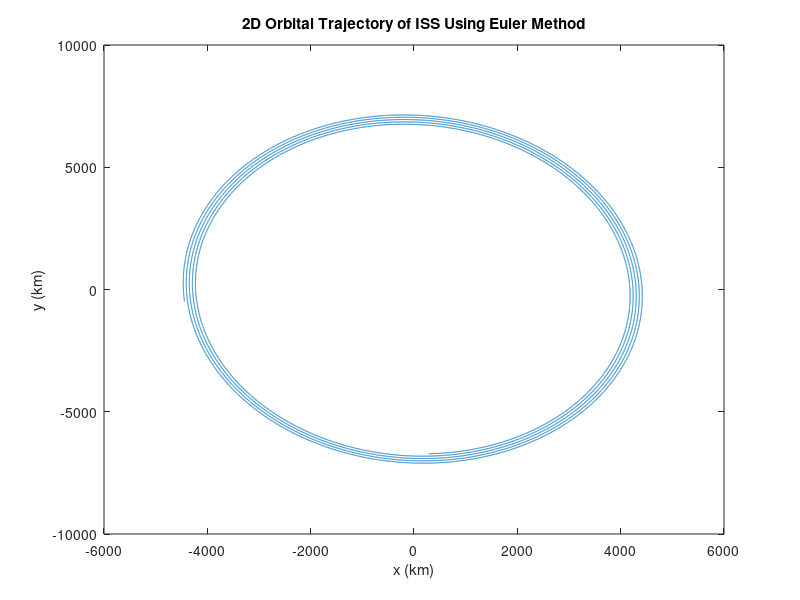
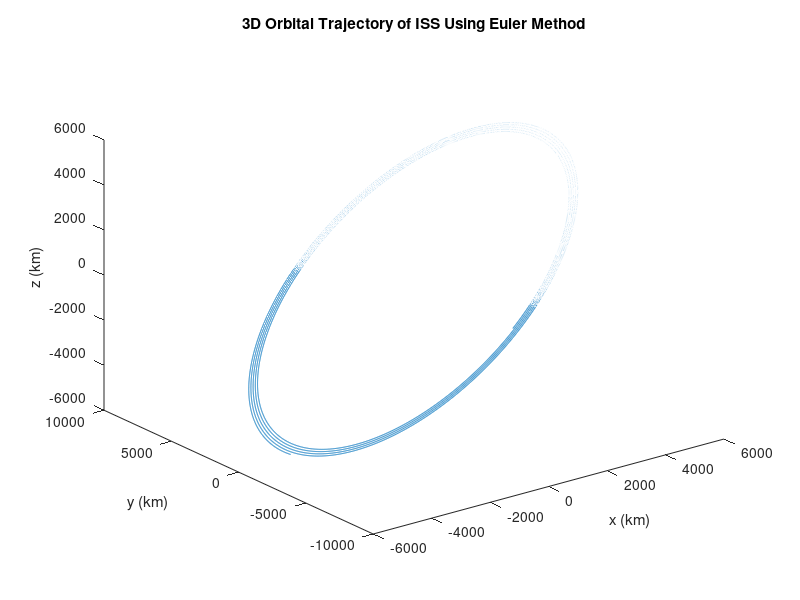
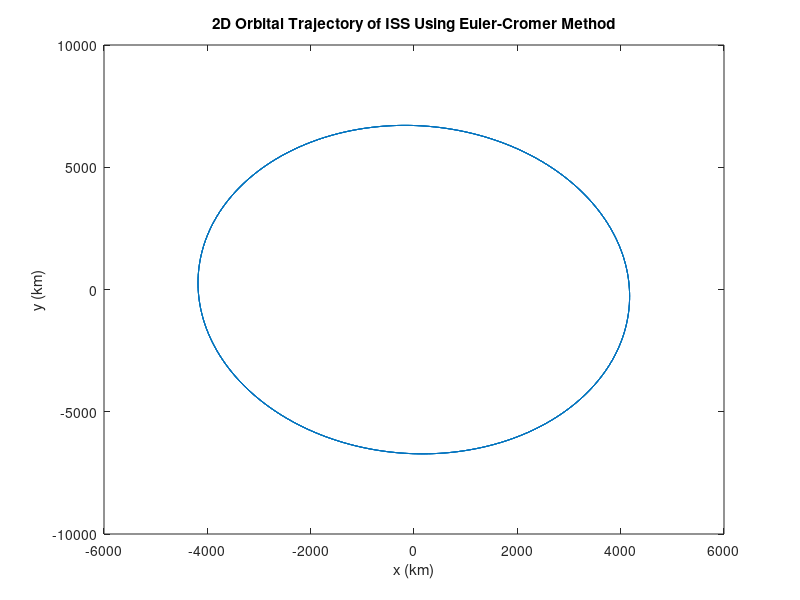
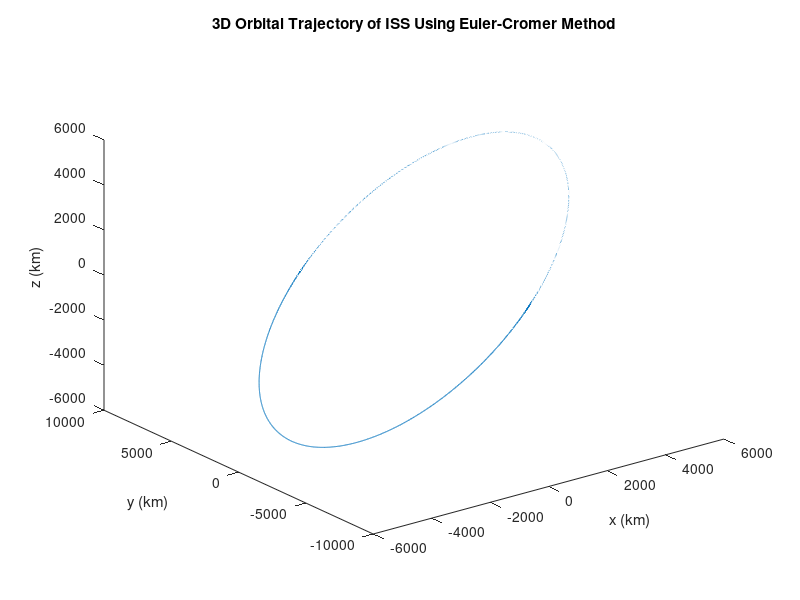

The MATLAB script that drew these images, in order: (Note: this script raises an error after producing the figures.)
%Simulating Orbital Trajectory of ISS
%ENGPHYS 3NM4 - Final Project

%% Simple Two-Body Orbit - Euler's Method
close;
clear;
clc;
format long

G = 6.67408e-11;
me = 5.9722e24;

mu = G*me/1e9; %km^3/s^2

%Initial Values
x0 = 287.6240;
y0 = -6718.3;
z0 = 14.5677;

vx0 = 4.7718;
vy0 = 0.2202;
vz0 = 6.0350;

r = @(x,y,z) sqrt(x^2+y^2+z^2);
r0 = r(x0,y0,z0);

%Orbital Paramters
a = 6720.32608;
T = (2*pi*a^(3/2))/sqrt(mu); %period
h = 1; %time step
t = [0:h:5*T];
n = length(t);



%Differential Equation 
fx = @(vx) vx;
gx = @(x,y,z) (-mu*x)/r(x,y,z)^3;

fy = @(vy) vy;
gy = @(x,y,z) (-mu*y)/r(x,y,z)^3;

fz = @(vz) vz;
gz = @(x,y,z) (-mu*z)/r(x,y,z)^3;


%Euler's Method
x_eu = zeros(1,n);
vx_eu = zeros(1,n);
y_eu = zeros(1,n);
vy_eu = zeros(1,n);
z_eu = zeros(1,n);
vz_eu = zeros(1,n);

x_eu(1) = x0;
vx_eu(1) = vx0;
y_eu(1) = y0;
vy_eu(1) = vy0;
z_eu(1) = z0;
vz_eu(1) = vz0;

for i = 1:n-1
    vx_eu(i+1) = vx_eu(i) + gx(x_eu(i),y_eu(i),z_eu(i))*h;
    x_eu(i+1) = x_eu(i) + fx(vx_eu(i))*h;

    vy_eu(i+1) = vy_eu(i) + gy(x_eu(i),y_eu(i),z_eu(i))*h;
    y_eu(i+1) = y_eu(i) + fy(vy_eu(i))*h;

    vz_eu(i+1) = vz_eu(i) + gz(x_eu(i),y_eu(i),z_eu(i))*h;
    z_eu(i+1) = z_eu(i) + fz(vz_eu(i))*h;
end


figure(1)
eutwo = plot(x_eu,y_eu);
xlabel('x (km)');
ylabel('y (km)');
title('2D Orbital Trajectory of ISS Using Euler Method');

figure(2)
euthree = plot3(x_eu,y_eu,z_eu);
xlabel('x (km)');
ylabel('y (km)');
zlabel('z (km)');
title('3D Orbital Trajectory of ISS Using Euler Method');

%Euler-Cromer Method
x_ec = zeros(1,n);
vx_ec = zeros(1,n);
y_ec = zeros(1,n);
vy_ec = zeros(1,n);
z_ec = zeros(1,n);
vz_ec = zeros(1,n);

x_ec(1) = x0;
vx_ec(1) = vx0;
y_ec(1) = y0;
vy_ec(1) = vy0;
z_ec(1) = z0;
vz_ec(1) = vz0;

for i = 1:n-1
    vx_ec(i+1) = vx_ec(i) + gx(x_ec(i),y_ec(i),z_ec(i))*h;
    x_ec(i+1) = x_ec(i) + fx(vx_ec(i+1))*h;

    vy_ec(i+1) = vy_ec(i) + gy(x_ec(i),y_ec(i),z_ec(i))*h;
    y_ec(i+1) = y_ec(i) + fy(vy_ec(i+1))*h;

    vz_ec(i+1) = vz_ec(i) + gz(x_ec(i),y_ec(i),z_ec(i))*h;
    z_ec(i+1) = z_ec(i) + fz(vz_ec(i+1))*h;
end

figure(3)
ectwo = plot(x_ec,y_ec);
xlabel('x (km)');
ylabel('y (km)');
title('2D Orbital Trajectory of ISS Using Euler-Cromer Method');

figure(4)
ecthree = plot3(x_ec,y_ec,z_ec);
xlabel('x (km)');
ylabel('y (km)');
zlabel('z (km)');
title('3D Orbital Trajectory of ISS Using Euler-Cromer Method');


%Runge Kutta Method
x_rk = zeros(1,n);
vx_rk = zeros(1,n);
y_rk = zeros(1,n);
vy_rk = zeros(1,n);
z_rk = zeros(1,n);
vz_rk = zeros(1,n);

x_rk(1) = x0;
vx_rk(1) = vx0;
y_rk(1) = y0;
vy_rk(1) = vy0;
z_rk(1) = z0;
vz_rk(1) = vz0;

for i = 1:n-1
    k1x = fx(vx_rk(i));
    k1vx = gx(x_rk(i), y_rk(i), z_rk(i));
    k1y = fy(vy_rk(i));
    k1vy = gy(x_rk(i), y_rk(i), z_rk(i));
    k1z = fz(vz_rk(i));
    k1vz = gz(x_rk(i), y_rk(i), z_rk(i));

    k2x = fx(vx_rk(i) + 1/2*k1vx*h);
    k2vx = gx(x_rk(i) + 1/2*k1x*h, y_rk(i) + 1/2*k1y*h, z_rk(i) + 1/2*k1z*h);
    k2y = fy(vy_rk(i) + 1/2*k1vy*h);
    k2vy = gy(x_rk(i) + 1/2*k1x*h, y_rk(i) + 1/2*k1y*h, z_rk(i) + 1/2*k1z*h);
    k2z = fz(vz_rk(i) + 1/2*k1vz*h);
    k2vz = gz(x_rk(i) + 1/2*k1x*h, y_rk(i) + 1/2*k1y*h, z_rk(i) + 1/2*k1z*h);

    k3x = fx(vx_rk(i) + 1/2*k2vx*h);
    k3vx = gx(x_rk(i) + 1/2*k2x*h, y_rk(i) + 1/2*k2y*h, z_rk(i) + 1/2*k2z*h);
    k3y = fy(vy_rk(i) + 1/2*k2vy*h);
    k3vy = gy(x_rk(i) + 1/2*k2x*h, y_rk(i) + 1/2*k2y*h, z_rk(i) + 1/2*k2z*h);
    k3z = fz(vz_rk(i) + 1/2*k2vz*h);
    k3vz = gz(x_rk(i) + 1/2*k2x*h, y_rk(i) + 1/2*k2y*h, z_rk(i) + 1/2*k2z*h);

    k4x = fx(vx_rk(i) + k3vx*h);
    k4vx = gx(x_rk(i) + k3x*h, y_rk(i) + k3y*h, z_rk(i) + k3z*h);
    k4y = fy(vy_rk(i) + k3vy*h);
    k4vy = gy(x_rk(i) + k3x*h, y_rk(i) + k3y*h, z_rk(i) + k3z*h);
    k4z = fz(vz_rk(i) + k3vz*h);
    k4vz = gz(x_rk(i) + k3x*h, y_rk(i) + k3y*h, z_rk(i) + k3z*h);

    x_rk(i+1) = x_rk(i) + 1/6*(k1x + 2*k2x + 2*k3x + k4x)*h;
    vx_rk(i+1) = vx_rk(i) + 1/6*(k1vx + 2*k2vx + 2*k3vx + k4vx)*h;
    y_rk(i+1) = y_rk(i) + 1/6*(k1y + 2*k2y + 2*k3y + k4y)*h;
    vy_rk(i+1) = vy_rk(i) + 1/6*(k1vy + 2*k2vy + 2*k3vy + k4vy)*h;
    z_rk(i+1) = z_rk(i) + 1/6*(k1z + 2*k2z + 2*k3z + k4z)*h;
    vz_rk(i+1) = vz_rk(i) + 1/6*(k1vz + 2*k2vz + 2*k3vz + k4vz)*h;
end


figure(5)
rktwo = plot(x_rk, y_rk);
xlabel('x (km)');
ylabel('y (km)');
title('2D Orbital Trajectory of ISS Using RK4 Method');

figure(6)
rkthree = plot3(x_rk, y_rk, z_rk);
xlabel('x (km)');
ylabel('y (km)');
zlabel('z (km)');
title('3D Orbital Trajectory of ISS Using RK4 Method');

%Comparison of Methods
figure(7)
eutwocomp = plot(x_eu,y_eu);
hold on
ectwocomp = plot(x_ec,y_ec);
hold on
rktwocomp = plot(x_rk,y_rk);
legend('Euler Method','Euler-Cromer Method','4th Order RK');
title('Comparison of 2D Trajectories of ISS');
xlabel('x (km)');
ylabel('y (km)');

figure(8)
euthreecomp = plot3(x_eu,y_eu,z_eu);
hold on
ecthreecomp = plot3(x_ec,y_ec,z_ec);
hold on
rkthreecomp = plot3(x_rk,y_rk,z_rk);
legend('Euler Method','Euler-Cromer Method','4th Order RK');
title('Comparison of 3D Trajectories of ISS');
xlabel('x (km)');
ylabel('y (km)');
zlabel('z (km)');



%% Natural Cubic Spline
close;
clear;
clc;
format long
syms X

altitude = [120;125;130;135;140;145;150;155;160;165;170;175;180;185;190;195;200
     210;220;230;240;250;260;270;280;290;300;310;320;330;340;350;360;370
     380;390;400;420;440;460;480;500;520;540;560;580;600;620;640
     660;680;700;720;740;760;780;800];

th_den = 1e12*[1.72e-11; 1.04e-11; 6.79e-12; 4.66e-12; 3.32e-12; 2.44e-12; 1.83e-12; 1.41e-12
     1.10e-12; 8.65e-13; 6.91e-13; 5.58e-13; 4.54e-13; 3.72e-13; 3.07e-13; 2.55e-13
     2.13e-13; 1.51e-13; 1.09e-13; 7.94e-14; 5.87e-14; 4.39e-14; 3.32e-14; 2.53e-14
     1.95e-14; 1.51e-14; 1.18e-14; 9.22e-15; 7.28e-15; 5.77e-15; 4.60e-15; 3.68e-15
     2.95e-15; 2.38e-15; 1.92e-15; 1.56e-15; 1.26e-15; 8.40e-16; 5.63e-15; 3.80e-16
     2.59e-16; 1.78e-16; 1.23e-16; 8.60e-17; 6.07e-17; 4.34e-17; 3.15e-17; 2.32e-17
     1.74e-17; 1.33e-17; 1.04e-17; 8.29e-18; 6.74e-18; 5.60e-18; 4.73e-18; 4.06e-18
     3.54e-18];


n = length(altitude);

for i = 1:n-1
    h(i) = altitude(i+1)-altitude(i);
end
a = th_den;

for i = 2:n-1
    alpha(i) = (3/(h(i-1)*h(i)))*(a(i+1)*h(i-1) - a(i)*(altitude(i+1)-altitude(i-1)) + a(i-1)*h(i));
end
alpha;

l = zeros(n,1);
z = zeros(n,1);
mu = zeros(n,1);
l(1) = 1;

for i = 2:n-1
    l(i) = 2*(altitude(i+1)-altitude(i-1)) - h(i-1)*mu(i-1);
    mu(i) = h(i)/l(i);
    z(i) = (alpha(i) - h(i-1)*z(i-1))/l(i);
end

l(n) = 1;
z(n) = 0;
c = zeros(n,1);

for i = n-1:-1:1
    c(i) = z(i) - mu(i)*c(i+1);
    b(i) = (a(i+1)-a(i))/h(i) - h(i)*(c(i+1) + 2*c(i))/3;
    d(i) = (c(i+1) - c(i))/(3*h(i));
end

%symbolic matrix definition
s = sym('s', [3,1]);

for i = 1:n-1
    s(i) = a(i) + b(i)*(X-altitude(i)) + c(i)*(X-altitude(i))^2 + d(i)*(X-altitude(i))^3;
end

%Plotting
for i = 1:n-1
    xlin = linspace(altitude(i), altitude(i+1));
    splot = eval(subs(s(i), xlin));
    plot(xlin, splot);
    hold on
end

plot(altitude,th_den,'o', xlin, splot)
xlabel('Altitude (km)');
ylabel('Atmospheric Density (kg/km^3)');
title('Atmospheric Density of the Thermosphere at Different Altitudes');


%% Adding Perturbations
clc;
G = 6.67408e-11;
me = 5.9722e24;
re = 6378;

mu = G*me/1e9; %km^3/s^2

%Initial Values
x0 = 287.6240;
y0 = -6718.3;
z0 = 14.5677;

vx0 = 4.7718;
vy0 = 0.2202;
vz0 = 6.0350;

r = @(x,y,z) sqrt(x^2+y^2+z^2);
r0 = r(x0,y0,z0);

%Orbital Paramters
a = 6720.32608;
T = (2*pi*a^(3/2))/sqrt(mu); %period
h = 1; %time step
t = [0:h:20*T]; %20 Periods
n = length(t);

%Drag Parameters
ms = 471727; %mass of satellite in kg
A = 2040.50/1e6; %area in km^2
Cd = 2;
rho = den(x0,y0,z0,altitude,s);


%Runge Kutta Vectors
x_rk = zeros(1,n);
vx_rk = zeros(1,n);
y_rk = zeros(1,n);
vy_rk = zeros(1,n);
z_rk = zeros(1,n);
vz_rk = zeros(1,n);

x_rk(1) = x0;
vx_rk(1) = vx0;
y_rk(1) = y0;
vy_rk(1) = vy0;
z_rk(1) = z0;
vz_rk(1) = vz0;

%Differential Equation 
fx = @(vx) vx;
gx = @(x,y,z,vx,vy,vz) (-mu*x)/r(x,y,z)^3 - (1/2*rho*Cd*A*sqrt(vx^2+vy^2+vz^2)*vx)/ms;

fy = @(vy) vy;
gy = @(x,y,z,vx,vy,vz) (-mu*y)/r(x,y,z)^3 - (1/2*rho*Cd*A*sqrt(vx^2+vy^2+vz^2)*vy)/ms;

fz = @(vz) vz;
gz = @(x,y,z,vx,vy,vz) (-mu*z)/r(x,y,z)^3 - (1/2*rho*Cd*A*sqrt(vx^2+vy^2+vz^2)*vz)/ms;


for i = 1:n-1
    rho = den(x_rk(i),y_rk(i),z_rk(i),altitude,s)
    k1x = fx(vx_rk(i));
    k1vx = gx(x_rk(i), y_rk(i), z_rk(i), vx_rk(i), vy_rk(i), vz_rk(i));
    k1y = fy(vy_rk(i));
    k1vy = gy(x_rk(i), y_rk(i), z_rk(i), vx_rk(i), vy_rk(i), vz_rk(i));
    k1z = fz(vz_rk(i));
    k1vz = gz(x_rk(i), y_rk(i), z_rk(i), vx_rk(i), vy_rk(i), vz_rk(i));

    k2x = fx(vx_rk(i) + 1/2*k1vx*h);
    k2vx = gx(x_rk(i) + 1/2*k1x*h, y_rk(i) + 1/2*k1y*h, z_rk(i) + 1/2*k1z*h, vx_rk(i) + 1/2*k1vx*h, vy_rk(i) + 1/2*k1vy*h, vz_rk(i) + 1/2*k1vz*h);
    k2y = fy(vy_rk(i) + 1/2*k1vy*h);
    k2vy = gy(x_rk(i) + 1/2*k1x*h, y_rk(i) + 1/2*k1y*h, z_rk(i) + 1/2*k1z*h, vx_rk(i) + 1/2*k1vx*h, vy_rk(i) + 1/2*k1vy*h, vz_rk(i) + 1/2*k1vz*h);
    k2z = fz(vz_rk(i) + 1/2*k1vz*h);
    k2vz = gz(x_rk(i) + 1/2*k1x*h, y_rk(i) + 1/2*k1y*h, z_rk(i) + 1/2*k1z*h, vx_rk(i) + 1/2*k1vx*h, vy_rk(i) + 1/2*k1vy*h, vz_rk(i) + 1/2*k1vz*h);

    k3x = fx(vx_rk(i) + 1/2*k2vx*h);
    k3vx = gx(x_rk(i) + 1/2*k2x*h, y_rk(i) + 1/2*k2y*h, z_rk(i) + 1/2*k2z*h, vx_rk(i) + 1/2*k2vx*h, vy_rk(i) + 1/2*k2vy*h, vz_rk(i) + 1/2*k2vz*h);
    k3y = fy(vy_rk(i) + 1/2*k2vy*h);
    k3vy = gy(x_rk(i) + 1/2*k2x*h, y_rk(i) + 1/2*k2y*h, z_rk(i) + 1/2*k2z*h, vx_rk(i) + 1/2*k2vx*h, vy_rk(i) + 1/2*k2vy*h, vz_rk(i) + 1/2*k2vz*h);
    k3z = fz(vz_rk(i) + 1/2*k2vz*h);
    k3vz = gz(x_rk(i) + 1/2*k2x*h, y_rk(i) + 1/2*k2y*h, z_rk(i) + 1/2*k2z*h, vx_rk(i) + 1/2*k2vx*h, vy_rk(i) + 1/2*k2vy*h, vz_rk(i) + 1/2*k2vz*h);

    k4x = fx(vx_rk(i) + k3vx*h);
    k4vx = gx(x_rk(i) + k3x*h, y_rk(i) + k3y*h, z_rk(i) + k3z*h, vx_rk(i) + k3vx*h, vy_rk(i) + k3vy*h, vz_rk(i) + k3vz*h);
    k4y = fy(vy_rk(i) + k3vy*h);
    k4vy = gy(x_rk(i) + k3x*h, y_rk(i) + k3y*h, z_rk(i) + k3z*h, vx_rk(i) + k3vx*h, vy_rk(i) + k3vy*h, vz_rk(i) + k3vz*h);
    k4z = fz(vz_rk(i) + k3vz*h);
    k4vz = gz(x_rk(i) + k3x*h, y_rk(i) + k3y*h, z_rk(i) + k3z*h, vx_rk(i) + k3vx*h, vy_rk(i) + k3vy*h, vz_rk(i) + k3vz*h);

    x_rk(i+1) = x_rk(i) + 1/6*(k1x + 2*k2x + 2*k3x + k4x)*h;
    vx_rk(i+1) = vx_rk(i) + 1/6*(k1vx + 2*k2vx + 2*k3vx + k4vx)*h;
    y_rk(i+1) = y_rk(i) + 1/6*(k1y + 2*k2y + 2*k3y + k4y)*h;
    vy_rk(i+1) = vy_rk(i) + 1/6*(k1vy + 2*k2vy + 2*k3vy + k4vy)*h;
    z_rk(i+1) = z_rk(i) + 1/6*(k1z + 2*k2z + 2*k3z + k4z)*h;
    vz_rk(i+1) = vz_rk(i) + 1/6*(k1vz + 2*k2vz + 2*k3vz + k4vz)*h;
end



%% Plotting
clc;

%3D and 2D radii of orbit
rvals = sqrt(x_rk.^2 + y_rk.^2 + z_rk.^2)-re;
rtwo = sqrt(x_rk.^2 + y_rk.^2)-re;

%Index of every 5 periods
tperiod = [0:h:5*T];
T1 = find(t==floor(5*T));
T2 = find(t==floor(10*T));
T3 = find(t==floor(15*T));
T4 = find(t==floor(20*T));

%Initial positions for every 5 periods
r1 = sqrt(x_rk(1)^2 + y_rk(1)^2 + z_rk(1)^2)*1000;
r2 = sqrt(x_rk(T1)^2 + y_rk(T1)^2 + z_rk(T1)^2)*1000;
r3 = sqrt(x_rk(T2)^2 + y_rk(T2)^2 + z_rk(T2)^2)*1000;
r4 = sqrt(x_rk(T3)^2 + y_rk(T3)^2 + z_rk(T3)^2)*1000;
r5 = sqrt(x_rk(T4)^2 + y_rk(T4)^2 + z_rk(T4)^2)*1000;

delr2 = r2-r1;
delr3 = r3-r2;
delr4 = r4-r3;
delr5 = r5-r4;
Tvals = [5,10,15,20];
delrvals = [delr2, delr3, delr4, delr5];


%2D Trajectory
figure(1)
traj = plot(x_rk, y_rk);
xlabel('x (km)');
ylabel('y (km)');
title('2D Trajectory of ISS Satellite');

%3D Trajectory
figure(2)
threeD_traj = plot3(x_rk,y_rk,z_rk);
xlabel('x (km)');
ylabel('y (km)');
zlabel('z (km)');
title('3D Trajectory of ISS Satellite')

%Period Plots
figure(3)
p1 = plot(tperiod,rvals(1:T1));
hold on
p2 = plot(tperiod, rvals(T1:T2));
hold on
p3 = plot(tperiod, rvals(T2:T3));
hold on
p4 = plot(tperiod, rvals(T3:T4));
legend('Period 1-5', 'Period 6-10', 'Period 11-15', 'Period 16-20');
xlabel('t (s)');
ylabel('altitude (km)');
title("Decay of Satellite's Altitude from Atmospheric Drag");

figure(4)
rplot = plot(tperiod, rtwo(1:T1));
hold on
rplot2 = plot(tperiod,rtwo(T1:T2));
hold on
rplot3 = plot(tperiod,rtwo(T2:T3));
hold on
rplot4 = plot(tperiod,rtwo(T3:T4));
legend('Period 1-5', 'Period 6-10', 'Period 11-15', 'Period 16-20');
xlabel('t (s)');
ylabel('altitude (km)');
title("Decay of Satellite's XY Position");

figure(5)
relplot = plot(Tvals,delrvals);
xlim([0,20]);
title('Change in Radial Distance of ISS');
ylabel('change in radial distance (m)');
xlabel('Periods');



%% Atmoshpheric Drag Function (from Thermosphere) for Interpolation

function density = den(x0,y0,z0,alt,sp)
    syms X
    r = sqrt(x0^2+y0^2+z0^2);
    re = 6378;
    h = r-re;
    j = 0;
    n = length(alt);
    for i = 1:n
        if alt(i) > h
            j = i-1;
            break
        else
            j = n-1;
        end
    end
    density = eval(subs(sp(j), h));
end




